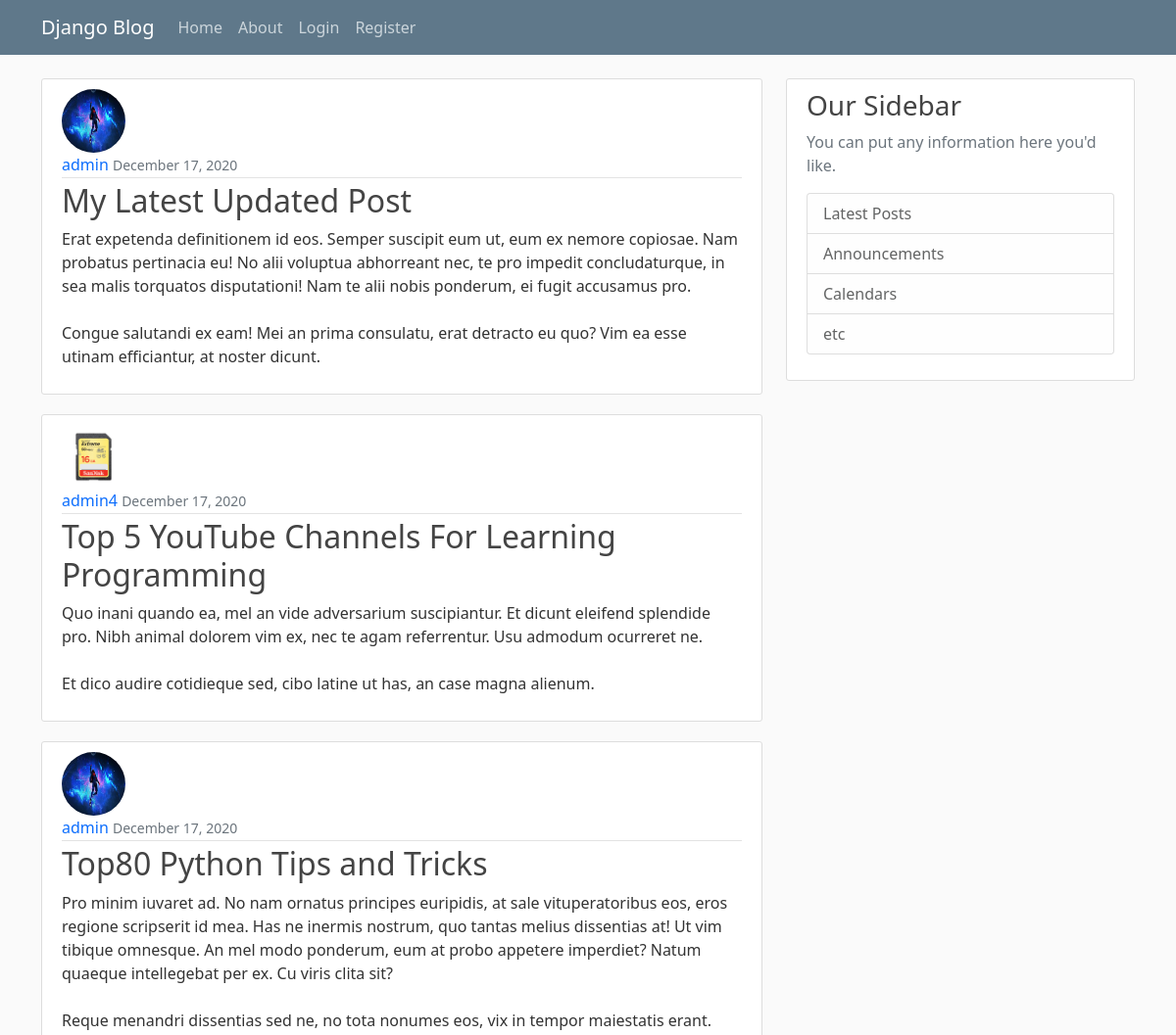
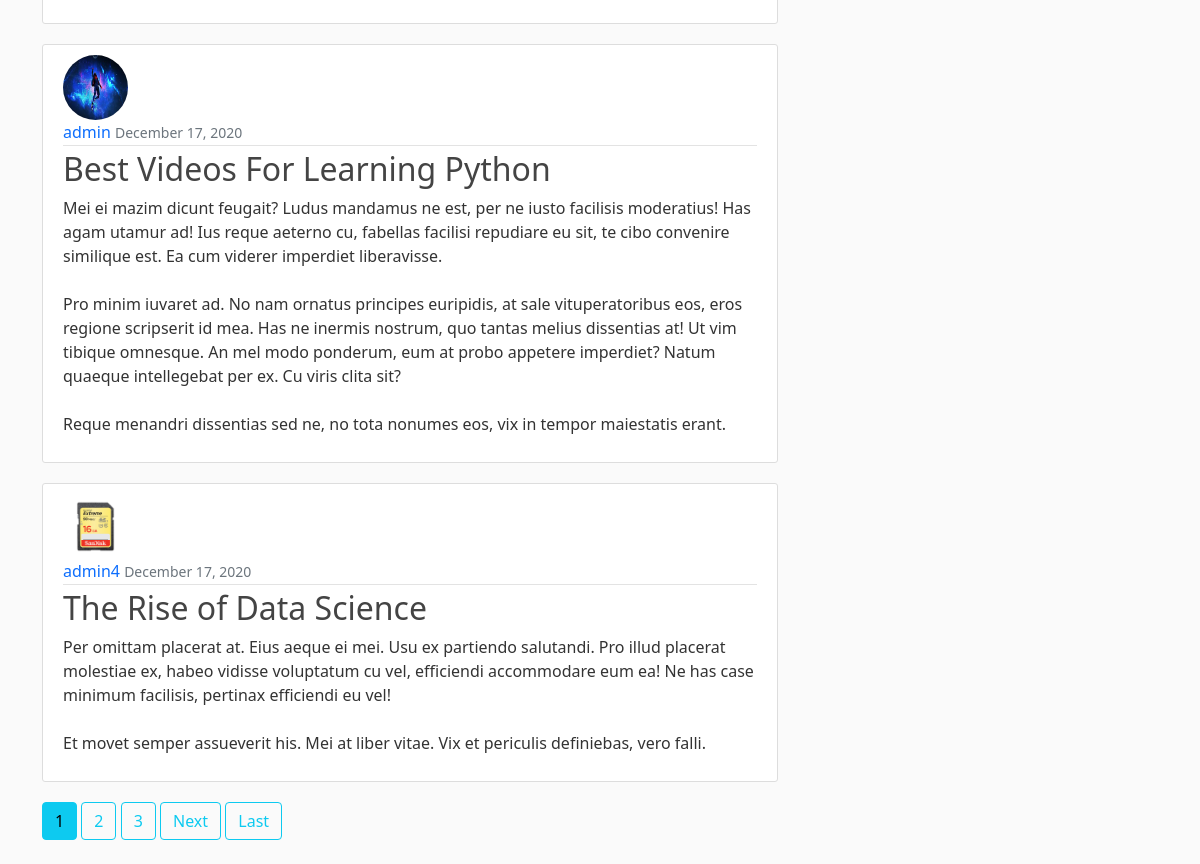
Page /test/ on the committed database (2 pictures, top to bottom).
### test2/models.py (models this page shows, shortened)
class Post2(models.Model):
    title = models.CharField(max_length=100)
    content = models.TextField()
    date_posted = models.DateTimeField(default=timezone.now)
    author = models.ForeignKey(User, on_delete=models.CASCADE)

### users/models.py (models this page shows, shortened)
class Profile(models.Model):
    user = models.OneToOneField(User, on_delete=models.CASCADE)
    image = models.ImageField(default='default.jpg', upload_to='profile_pics')

### test2/views.py (the view)
# urls.py: path('', PostListView.as_view(), name='test_home'),
class PostListView(ListView):
    model = Post2
    template_name = 'test2/home.html'
    context_object_name = 'posts'
    ordering = ['-date_posted']
    paginate_by = 5

### test2/templates/test2/home.html (shortened to what this page needs)
{% extends "test2/base.html" %}
{% block content %}
    {% for post in posts %}
        <article class="media content-section">
            <img class="rounded-circle article-img" src="{{ post.author.profile.image.url }}">
            <div class="media-body">
                <div class="article-metadata">
                    <a class="mr-2" href="#">{{ post.author }}</a>
                    <small class="text-muted">{{ post.date_posted|date:"F d, Y" }}</small>
                </div>
                <h2><a class="article-title" href="{% url 'post-detail' post.id %}">{{ post.title }}</a></h2>
                <p class="article-content">{{ post.content }}</p>
            </div>
        </article>
    {% endfor %}
    {% if is_paginated %}
        {% for num in page_obj.paginator.page_range %}
            {% if page_obj.number == num %}
                <a class="btn btn-info mb-4" href="?page={{ num }}">{{ num }}</a>
            {% elif num > page_obj.number|add:'-3' and num < page_obj.number|add:'3'  %}
                <a class="btn btn-outline-info mb-4" href="?page={{ num }}">{{ num }}</a>
            {% endif %}
        {% endfor %}
        {% if page_obj.has_next %}
        <a class="btn btn-outline-info mb-4" href="?page={{ page_obj.next_page_number }}">Next</a>
        <a class="btn btn-outline-info mb-4" href="?page={{ page_obj.paginator.num_pages }}">Last</a>
    {% endif %}
    {% endif %}
{% endblock %}

### test2/templates/test2/base.html (shortened to what this page needs)
{% load static %}
<!DOCTYPE html>
<html>
    <head>
        <link href="https://cdn.jsdelivr.net/npm/bootstrap@5.0.0-beta1/dist/css/bootstrap.min.css" rel="stylesheet">
        <link rel="stylesheet" type="text/css" href="{% static 'test2/main2.css' %}">
    </head>
<body>
    <header class="site-header">
        <nav class="navbar navbar-expand-md navbar-dark bg-steel fixed-top">
            <div class="container">
                <a class="navbar-brand mr-4" href="/">Django Blog</a>
                <div class="collapse navbar-collapse" id="navbarToggle">
                    <div class="navbar-nav mr-auto">
                        <a class="nav-item nav-link" href="{% url 'test_home'%}">Home</a>
                        <a class="nav-item nav-link" href="{% url 'test_about'%}">About</a>
                    </div>
                    <div class="navbar-nav">
                      {% if user.is_authenticated %}
                        <a class="nav-item nav-link" href="{% url 'post-create' %}">New Post</a>
                        <a class="nav-item nav-link" href="{% url 'profile' %}">Profile</a>
                        <a class="nav-item nav-link" href="{% url 'logout' %}">Logout</a>
                      {% else %}
                        <a class="nav-item nav-link" href="{% url 'login' %}">Login</a>
                        <a class="nav-item nav-link" href="{% url 'register' %}">Register</a>
                      {% endif %}
                    </div>
                </div>
            </div>
        </nav>
    </header>
    <main role="main" class="container">
        <div class="row">
          <div class="col-md-8">
            {% block content %}{% endblock %}
          </div>
          <div class="col-md-4">
            <div class="content-section">
              <h3>Our Sidebar</h3>
              <p class='text-muted'>You can put any information here you'd like.
                <ul class="list-group">
                  <li class="list-group-item list-group-item-light">Latest Posts</li>
                  <li class="list-group-item list-group-item-light">Announcements</li>
                  <li class="list-group-item list-group-item-light">Calendars</li>
                  <li class="list-group-item list-group-item-light">etc</li>
                </ul>
              </p>
            </div>
          </div>
        </div>
      </main>
</body>
</html>

### test2/static/test2/main2.css (style rules this page uses)
body { background: #fafafa; color: #333333; margin-top: 5rem; }
h1, h2, h3, h4, h5, h6 { color: #444444; }
ul { margin: 0; }
.bg-steel { background-color: #5f788a; }
.site-header .navbar-nav .nav-link { color: #cbd5db; }
.content-section { background: #ffffff; padding: 10px 20px; border: 1px solid #dddddd; border-radius: 3px; margin-bottom: 20px; }
.article-title { color: #444444; text-decoration: none; }
.article-content { white-space: pre-line; }
.article-img { height: 65px; width: 65px; margin-right: 16px; }
.article-metadata { padding-bottom: 1px; margin-bottom: 4px; border-bottom: 1px solid #e3e3e3 }
.mr-2 { font-weight: 450; text-decoration: none; }

### rows in the picture
Post2: author.profile.image (picture), author "admin", date_posted "December 17, 2020", title "My Latest Updated Post", content "Erat expetenda definitionem id eos. Semper suscipit eum ut, eum ex nemore copiosae. Nam probatus pertinacia eu! No alii voluptua abhorreant nec, te pro impedit concludaturque, in sea malis torquatos disputationi! Nam te alii nobis ponderum, ei fugit accusamus pro. Congue salutandi ex eam! Mei an prima consulatu, erat detracto eu quo? Vim ea esse utinam efficiantur, at noster dicunt."
Post2: author.profile.image (placeholder picture), author "admin4", date_posted "December 17, 2020", title "Top 5 YouTube Channels For Learning Programming", content "Quo inani quando ea, mel an vide adversarium suscipiantur. Et dicunt eleifend splendide pro. Nibh animal dolorem vim ex, nec te agam referrentur. Usu admodum ocurreret ne. Et dico audire cotidieque sed, cibo latine ut has, an case magna alienum."
Post2: author.profile.image (picture), author "admin", date_posted "December 17, 2020", title "Top80 Python Tips and Tricks", content "Pro minim iuvaret ad. No nam ornatus principes euripidis, at sale vituperatoribus eos, eros regione scripserit id mea. Has ne inermis nostrum, quo tantas melius dissentias at! Ut vim tibique omnesque. An mel modo ponderum, eum at probo appetere imperdiet? Natum quaeque intellegebat per ex. Cu viris clita sit? Reque menandri dissentias sed ne, no tota nonumes eos, vix in tempor maiestatis erant."
Post2: author.profile.image (picture), author "admin", date_posted "December 17, 2020", title "Best Videos For Learning Python", content "Mei ei mazim dicunt feugait? Ludus mandamus ne est, per ne iusto facilisis moderatius! Has agam utamur ad! Ius reque aeterno cu, fabellas facilisi repudiare eu sit, te cibo convenire similique est. Ea cum viderer imperdiet liberavisse. Pro minim iuvaret ad. No nam ornatus principes euripidis, at sale vituperatoribus eos, eros regione scripserit id mea. Has ne inermis nostrum, quo tantas melius dissentias at! Ut vim tibique omnesque. An mel modo ponderum, eum at probo appetere imperdiet? Natum quaeque intellegebat per ex. Cu viris clita sit? Reque menandri dissentias sed ne, no tota nonumes eos, vix in tempor maiestatis erant."
Post2: author.profile.image (placeholder picture), author "admin4", date_posted "December 17, 2020", title "The Rise of Data Science", content "Per omittam placerat at. Eius aeque ei mei. Usu ex partiendo salutandi. Pro illud placerat molestiae ex, habeo vidisse voluptatum cu vel, efficiendi accommodare eum ea! Ne has case minimum facilisis, pertinax efficiendi eu vel! Et movet semper assueverit his. Mei at liber vitae. Vix et periculis definiebas, vero falli."

### other values in the picture
{{ num }} "1"
{{ num }} "2" "3"
